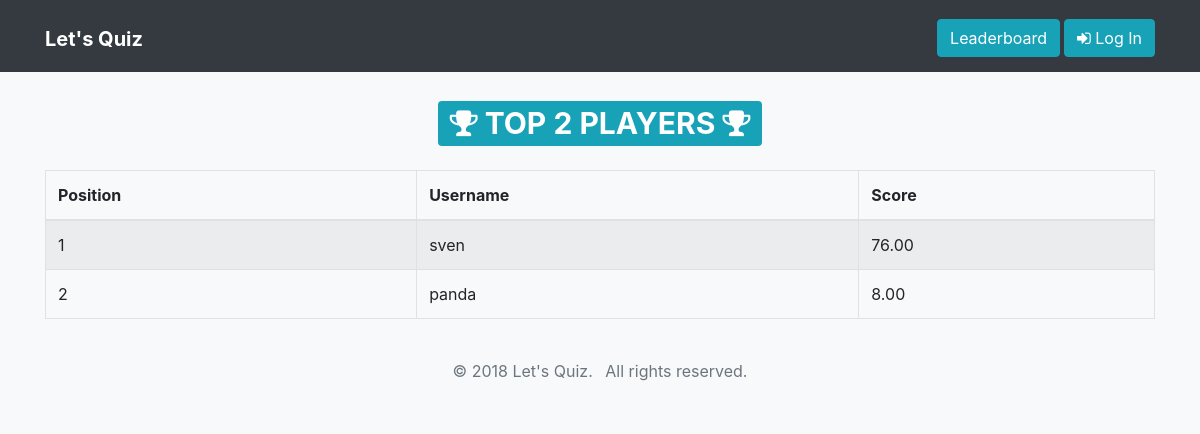
Page /leaderboard/ on the committed database.
### quiz/models.py (models this page shows, shortened)
class QuizProfile(TimeStampedModel):
    user = models.OneToOneField(User, on_delete=models.CASCADE)
    total_score = models.DecimalField(_('Total Score'), default=0, decimal_places=2, max_digits=10)

### quiz/views.py (the view)
# urls.py: url(r'^leaderboard/$', views.leaderboard, name='leaderboard'),
def leaderboard(request):
    top_quiz_profiles = QuizProfile.objects.order_by('-total_score')[:500]
    total_count = top_quiz_profiles.count()
    context = {
        'top_quiz_profiles': top_quiz_profiles,
        'total_count': total_count,
    }
    return render(request, 'quiz/leaderboard.html', context=context)

### templates/quiz/leaderboard.html (shortened to what this page needs)
{% extends 'base.html' %}
{% block content %}
<div class="container">
    <h1 class="text-center my-4"><span class="badge badge-info"><i class="fa fa-trophy" aria-hidden="true"></i> TOP {{ total_count }} PLAYERS <i class="fa fa-trophy" aria-hidden="true"></i></span></h1>
    <table class="table table-striped table-bordered">
        <thead>
            <tr>
                <th>Position</th>
                <th>Username</th>
                <th>Score</th>
            </tr>
        </thead>
        <tbody>
            {% for quiz_profile in top_quiz_profiles %}
            <tr>
                <td>{{ forloop.counter }}</td>
                <td>{{ quiz_profile.user.username }}</td>
                <td>{{ quiz_profile.total_score }}</td>
            </tr>
            {% endfor %}
        </tbody>
    </table>
</div>
{% endblock content %}

### rows in the picture
QuizProfile: user.username "sven", total_score "76.00"
QuizProfile: user.username "panda", total_score "8.00"

### other values in the picture
{{ total_count }} "2"
